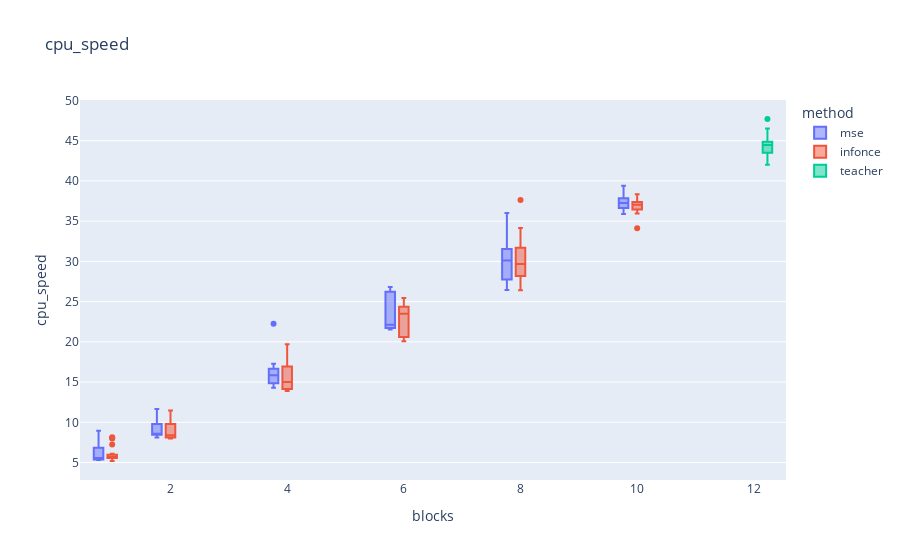

The notebook cell saved with this chart:
### Code cell
fig = px.box(data, x="blocks", y="cpu_speed", color="method", title="cpu_speed")
fig.show()

fig.write_image('metrics/cpu_speed_boxplot.png')

### Figure 1 — Plotly figure (JSON) as saved in the notebook; plotly's stock layout.template omitted (floating-point values rounded to 4 significant figures)
{"data": [{"alignmentgroup": "True", "hovertemplate": "method=mse<br>blocks=%{x}<br>cpu_speed=%{y}<extra></extra>", "legendgroup": "mse", "marker": {"color": "#636efa"}, "name": "mse", "notched": false, "offsetgroup": "mse", "orientation": "v", "showlegend": true, "type": "box", "x": [1, 1, 1, 1, 1, 1, 1, 1, 1, 1, 1, 1, 1, 1, 1, 1, 1, 1, 1, 1, 2, 2, 2, 2, 2, 2, 2, 2, 2, 2, 2, 2, 2, 2, 2, 2, 2, 2, 2, 2, 4, 4, 4, 4, 4, 4, 4, 4, 4, 4, 4, 4, 4, 4, 4, 4, 4, 4, 4, 4, 6, 6, 6, 6, 6, 6, 6, 6, 6, 6, 6, 6, 6, 6, 6, 6, 6, 6, 6, 6, 8, 8, 8, 8, 8, 8, 8, 8, 8, 8, 8, 8, 8, 8, 8, 8, 8, 8, 8, 8, 10, 10, 10, 10, 10, 10, 10, 10, 10, 10, 10, 10, 10, 10, 10, 10, 10, 10, 10, 10], "x0": " ", "xaxis": "x", "y": [6.788, 6.891, 5.353, 5.324, 5.414, 7.924, 5.591, 5.333, 5.395, 7.119, 5.703, 5.461, 5.373, 6.122, 8.939, 6.462, 5.51, 5.438, 7.686, 5.311, 8.662, 9.96, 9.604, 8.426, 8.509, 11.65, 8.535, 8.248, 11.65, 8.518, 8.473, 10.4, 8.367, 8.098, 9.395, 9.569, 8.618, 8.498, 10.43, 8.173, 17.04, 14.77, 16.44, 14.66, 16.17, 14.29, 16.02, 14.61, 15.65, 14.86, 15.4, 16.13, 14.83, 17.29, 16.29, 16.86, 22.25, 15.46, 16.87, 14.86, 26.7, 22.05, 22.42, 26.82, 22.18, 22.09, 26.65, 21.66, 21.74, 26.21, 22.23, 21.77, 26.27, 21.7, 21.53, 26.25, 21.81, 21.54, 26.23, 21.59, 30.34, 29.89, 31.83, 31.01, 28.65, 26.86, 27.82, 31.73, 31.33, 29.59, 26.45, 27.65, 30.9, 31.96, 30.46, 27.47, 26.54, 29.9, 31.84, 36.02, 37.65, 38.2, 37.45, 37.42, 37.1, 38.11, 36.99, 36.34, 36.56, 36.14, 37.59, 36.17, 36.93, 35.9, 36.98, 37.51, 38.28, 36.7, 38.03, 39.4], "y0": " ", "yaxis": "y"}, {"alignmentgroup": "True", "hovertemplate": "method=infonce<br>blocks=%{x}<br>cpu_speed=%{y}<extra></extra>", "legendgroup": "infonce", "marker": {"color": "#EF553B"}, "name": "infonce", "notched": false, "offsetgroup": "infonce", "orientation": "v", "showlegend": true, "type": "box", "x": [1, 1, 1, 1, 1, 1, 1, 1, 1, 1, 1, 1, 1, 1, 1, 1, 1, 1, 1, 1, 2, 2, 2, 2, 2, 2, 2, 2, 2, 2, 2, 2, 2, 2, 2, 2, 2, 2, 2, 2, 4, 4, 4, 4, 4, 4, 4, 4, 4, 4, 4, 4, 4, 4, 4, 4, 4, 4, 4, 4, 6, 6, 6, 6, 6, 6, 6, 6, 6, 6, 6, 6, 6, 6, 6, 6, 6, 6, 6, 6, 8, 8, 8, 8, 8, 8, 8, 8, 8, 8, 8, 8, 8, 8, 8, 8, 8, 8, 8, 8, 10, 10, 10, 10, 10, 10, 10, 10, 10, 10, 10, 10, 10, 10, 10, 10, 10, 10, 10, 10], "x0": " ", "xaxis": "x", "y": [5.724, 5.678, 5.53, 8.141, 5.511, 5.774, 5.622, 8.058, 5.644, 5.701, 5.6, 7.256, 6.08, 5.19, 5.639, 5.824, 7.982, 5.312, 5.487, 5.567, 10.92, 7.988, 8.241, 11.48, 8.188, 8.491, 9.93, 8.016, 8.272, 9.0, 9.666, 8.075, 8.524, 11.4, 8.243, 8.058, 11.07, 8.056, 8.131, 9.309, 17.93, 15.14, 14.88, 15.32, 14.63, 14.41, 16.57, 14.45, 16.59, 13.93, 18.08, 13.89, 19.7, 14.02, 18.16, 14.03, 17.14, 14.22, 16.75, 14.07, 25.37, 20.2, 22.85, 25.43, 20.42, 24.21, 23.95, 20.08, 24.27, 23.33, 23.28, 25.46, 20.61, 23.71, 23.62, 20.61, 24.44, 22.59, 20.57, 25.22, 31.46, 28.44, 26.41, 28.15, 31.23, 31.38, 29.38, 26.72, 28.44, 31.95, 34.15, 37.63, 28.23, 27.82, 30.0, 32.95, 32.21, 31.08, 28.28, 27.6, 34.12, 36.25, 35.96, 36.14, 36.48, 36.64, 36.84, 37.26, 38.2, 36.44, 37.0, 36.99, 37.57, 38.36, 37.67, 37.17, 37.37, 37.39, 37.06, 37.14], "y0": " ", "yaxis": "y"}, {"alignmentgroup": "True", "hovertemplate": "method=teacher<br>blocks=%{x}<br>cpu_speed=%{y}<extra></extra>", "legendgroup": "teacher", "marker": {"color": "#00cc96"}, "name": "teacher", "notched": false, "offsetgroup": "teacher", "orientation": "v", "showlegend": true, "type": "box", "x": [12, 12, 12, 12, 12, 12, 12, 12, 12, 12, 12, 12, 12, 12, 12, 12, 12, 12, 12, 12], "x0": " ", "xaxis": "x", "y": [44.87, 44.81, 44.06, 42.94, 47.7, 44.71, 43.44, 45.05, 43.05, 43.98, 44.44, 46.1, 44.84, 43.56, 42.01, 44.7, 44.43, 44.51, 46.5, 43.45], "y0": " ", "yaxis": "y"}], "layout": {"boxmode": "group", "legend": {"title": {"text": "method"}, "tracegroupgap": 0}, "title": {"text": "cpu_speed"}, "xaxis": {"anchor": "y", "domain": [0, 1], "title": {"text": "blocks"}}, "yaxis": {"anchor": "x", "domain": [0, 1], "title": {"text": "cpu_speed"}}}}
